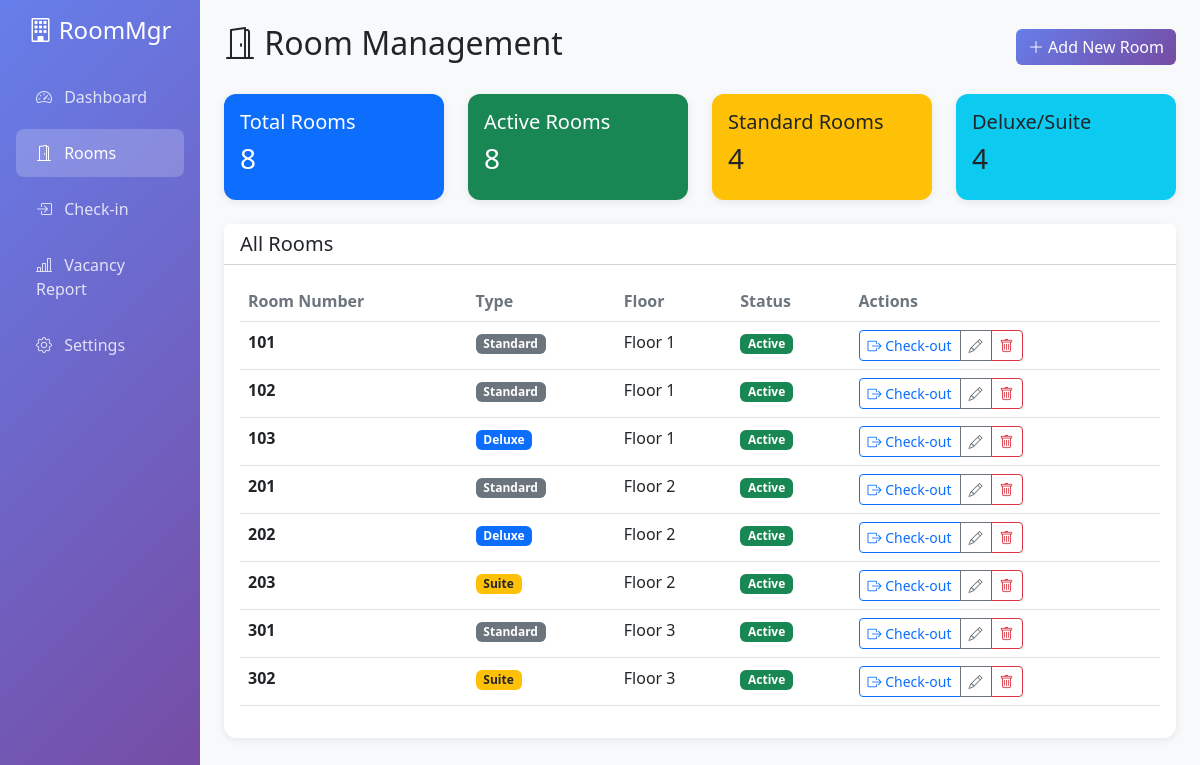
Screenshot of /rooms with the database file from the repository.
### models.py (models this page shows, shortened)
class Room(db.Model):
    id = db.Column(db.Integer, primary_key=True)
    room_number = db.Column(db.String(20), unique=True, nullable=False)
    room_type = db.Column(db.String(50), nullable=False, default='Standard')
    floor = db.Column(db.Integer, nullable=False, default=1)
    is_active = db.Column(db.Boolean, default=True, nullable=False)
    created_at = db.Column(db.DateTime, default=datetime.utcnow, nullable=False)
    check_ins_outs = db.relationship('CheckInOut', backref='room', lazy=True,
                                       order_by='CheckInOut.created_at.desc()')

### app.py (the view)
@app.route('/rooms')
def rooms():
    rooms = Room.query.filter_by(is_active=True).all()
    all_rooms = Room.query.all()
    return render_template('rooms.html', rooms=rooms, all_rooms=all_rooms)

### templates/rooms.html (shortened to what this page needs)
{% extends "base.html" %}
{% block content %}
<div class="d-flex justify-content-between align-items-center mb-4">
    <h2><i class="bi bi-door-open"></i> Room Management</h2>
    <button class="btn btn-primary" data-bs-toggle="modal" data-bs-target="#addRoomModal">
        <i class="bi bi-plus-lg"></i> Add New Room
    </button>
</div>
<div class="row mb-4">
    <div class="col-md-3">
        <div class="card bg-primary text-white">
            <div class="card-body">
                <h5>Total Rooms</h5>
                <h3>{{ all_rooms|length }}</h3>
            </div>
        </div>
    </div>
    <div class="col-md-3">
        <div class="card bg-success text-white">
            <div class="card-body">
                <h5>Active Rooms</h5>
                <h3>{{ rooms|length }}</h3>
            </div>
        </div>
    </div>
    <div class="col-md-3">
        <div class="card bg-warning text-dark">
            <div class="card-body">
                <h5>Standard Rooms</h5>
                <h3>{{ rooms|selectattr('room_type', 'equalto', 'Standard')|list|length }}</h3>
            </div>
        </div>
    </div>
    <div class="col-md-3">
        <div class="card bg-info text-dark">
            <div class="card-body">
                <h5>Deluxe/Suite</h5>
                <h3>{{ rooms|selectattr('room_type', 'ne', 'Standard')|list|length }}</h3>
            </div>
        </div>
    </div>
</div>
<div class="card">
    <div class="card-header bg-white">
        <h5 class="mb-0">All Rooms</h5>
    </div>
    <div class="card-body">
        {% if rooms %}
        <div class="table-responsive">
            <table class="table table-hover">
                <thead>
                    <tr>
                        <th>Room Number</th>
                        <th>Type</th>
                        <th>Floor</th>
                        <th>Status</th>
                        <th>Actions</th>
                    </tr>
                </thead>
                <tbody>
                    {% for room in rooms %}
                    <tr>
                        <td>
                            <strong>{{ room.room_number }}</strong>
                        </td>
                        <td>
                            {% if room.room_type == 'Standard' %}
                                <span class="badge bg-secondary">{{ room.room_type }}</span>
                            {% elif room.room_type == 'Deluxe' %}
                                <span class="badge bg-primary">{{ room.room_type }}</span>
                            {% else %}
                                <span class="badge bg-warning text-dark">{{ room.room_type }}</span>
                            {% endif %}
                        </td>
                        <td>Floor {{ room.floor }}</td>
                        <td>
                            {% if room.is_active %}
                                <span class="badge bg-success">Active</span>
                            {% else %}
                                <span class="badge bg-danger">Inactive</span>
                            {% endif %}
                        </td>
                        <td>
                            <div class="btn-group">
                                <a href="{{ url_for('check_out', room_id=room.id) }}" class="btn btn-sm btn-outline-primary">
                                    <i class="bi bi-box-arrow-right"></i> Check-out
                                </a>
                                <button class="btn btn-sm btn-outline-secondary" data-bs-toggle="modal" data-bs-target="#editRoomModal{{ room.id }}">
                                    <i class="bi bi-pencil"></i>
                                </button>
                                <a href="{{ url_for('delete_room', room_id=room.id) }}" class="btn btn-sm btn-outline-danger" onclick="return confirm('Are you sure you want to deactivate this room?')">
                                    <i class="bi bi-trash"></i>
                                </a>
                            </div>
                        </td>
                    </tr>
                    {% endfor %}
                </tbody>
            </table>
        </div>
        {% endif %}
    </div>
</div>
{% endblock %}

### templates/base.html (shortened to what this page needs)
<!DOCTYPE html>
<html lang="en">
<head>
    <link href="https://cdn.jsdelivr.net/npm/bootstrap@5.3.0/dist/css/bootstrap.min.css" rel="stylesheet">
    <link rel="stylesheet" href="https://cdn.jsdelivr.net/npm/bootstrap-icons@1.11.0/font/bootstrap-icons.css">
</head>
<body>
    <div class="container-fluid">
        <div class="row">
            <nav class="col-md-2 d-none d-md-block sidebar p-3">
                <h4 class="text-white mb-4 text-center">
                    <i class="bi bi-building"></i> RoomMgr
                </h4>
                <ul class="nav flex-column">
                    <li class="nav-item">
                        <a class="nav-link {% if request.endpoint == 'index' %}active{% endif %}" href="{{ url_for('index') }}">
                            <i class="bi bi-speedometer2 me-2"></i> Dashboard
                        </a>
                    </li>
                    <li class="nav-item">
                        <a class="nav-link {% if request.endpoint == 'rooms' %}active{% endif %}" href="{{ url_for('rooms') }}">
                            <i class="bi bi-door-open me-2"></i> Rooms
                        </a>
                    </li>
                    <li class="nav-item">
                        <a class="nav-link {% if request.endpoint == 'check_in' %}active{% endif %}" href="{{ url_for('check_in') }}">
                            <i class="bi bi-box-arrow-in-right me-2"></i> Check-in
                        </a>
                    </li>
                    <li class="nav-item">
                        <a class="nav-link {% if request.endpoint == 'vacancy_report' %}active{% endif %}" href="{{ url_for('vacancy_report') }}">
                            <i class="bi bi-bar-chart-line me-2"></i> Vacancy Report
                        </a>
                    </li>
                    <li class="nav-item">
                        <a class="nav-link {% if request.endpoint == 'settings' %}active{% endif %}" href="{{ url_for('settings') }}">
                            <i class="bi bi-gear me-2"></i> Settings
                        </a>
                    </li>
                </ul>
            </nav>
            <main class="col-md-10 ms-auto p-4">
                {% block content %}{% endblock %}
            </main>
        </div>
    </div>
</body>
</html>

### templates/base.html (style rules this page uses)
:root { --vacant-color: #28a745; --occupied-color: #dc3545; --partial-color: #ffc107; --not-vacant-color: #fd7e14; --future-color: #6c757d; }
body { background-color: #f8f9fa; }
.sidebar { min-height: 100vh; background: linear-gradient(135deg, #667eea 0%, #764ba2 100%); }
.sidebar .nav-link { color: rgba(255, 255, 255, 0.8); padding: 12px 20px; border-radius: 8px; margin: 4px 0; transition: all 0.3s; }
.sidebar .nav-link:hover, .sidebar .nav-link.active { background: rgba(255, 255, 255, 0.2); color: white; }
.card { border: none; border-radius: 12px; box-shadow: 0 2px 8px rgba(0, 0, 0, 0.08); }
.btn-primary { background: linear-gradient(135deg, #667eea 0%, #764ba2 100%); border: none; }
.table th { border-top: none; font-weight: 600; color: #6c757d; }

### rows the page displays
Room: room_number "101", room_type "Standard", floor "1", is_active "Active"
Room: room_number "102", room_type "Standard", floor "1", is_active "Active"
Room: room_number "103", room_type "Deluxe", floor "1", is_active "Active"
Room: room_number "201", room_type "Standard", floor "2", is_active "Active"
Room: room_number "202", room_type "Deluxe", floor "2", is_active "Active"
Room: room_number "203", room_type "Suite", floor "2", is_active "Active"
Room: room_number "301", room_type "Standard", floor "3", is_active "Active"
Room: room_number "302", room_type "Suite", floor "3", is_active "Active"

### other values shown
{{ all_rooms|length }} "8"
{{ rooms|length }} "8"
{{ rooms|selectattr('room_type', 'equalto', 'Standard')|list|length }} "4"
{{ rooms|selectattr('room_type', 'ne', 'Standard')|list|length }} "4"
